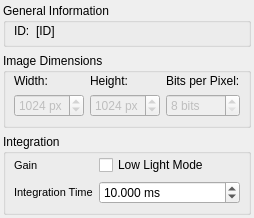
<?xml version="1.0" encoding="UTF-8"?>
<ui version="4.0">
 <class>DockWidgetPCOPixelFly</class>
 <widget class="QWidget" name="DockWidgetPCOPixelFly">
  <property name="geometry">
   <rect>
    <x>0</x>
    <y>0</y>
    <width>229</width>
    <height>189</height>
   </rect>
  </property>
  <property name="windowTitle">
   <string>Form</string>
  </property>
  <layout class="QGridLayout" name="gridLayout_3">
   <property name="leftMargin">
    <number>3</number>
   </property>
   <property name="topMargin">
    <number>3</number>
   </property>
   <property name="rightMargin">
    <number>3</number>
   </property>
   <property name="bottomMargin">
    <number>3</number>
   </property>
   <item row="0" column="0">
    <widget class="QGroupBox" name="groupBox">
     <property name="sizePolicy">
      <sizepolicy hsizetype="Preferred" vsizetype="Minimum">
       <horstretch>0</horstretch>
       <verstretch>0</verstretch>
      </sizepolicy>
     </property>
     <property name="title">
      <string>General Information</string>
     </property>
     <layout class="QGridLayout" name="gridLayout">
      <property name="leftMargin">
       <number>8</number>
      </property>
      <property name="topMargin">
       <number>1</number>
      </property>
      <property name="rightMargin">
       <number>8</number>
      </property>
      <property name="bottomMargin">
       <number>6</number>
      </property>
      <item row="0" column="0">
       <widget class="QLabel" name="label_2">
        <property name="text">
         <string>ID:</string>
        </property>
       </widget>
      </item>
      <item row="0" column="1">
       <widget class="QLabel" name="lblID">
        <property name="sizePolicy">
         <sizepolicy hsizetype="Expanding" vsizetype="Preferred">
          <horstretch>0</horstretch>
          <verstretch>0</verstretch>
         </sizepolicy>
        </property>
        <property name="text">
         <string>[ID]</string>
        </property>
       </widget>
      </item>
     </layout>
    </widget>
   </item>
   <item row="1" column="0">
    <widget class="QGroupBox" name="groupBox_2">
     <property name="sizePolicy">
      <sizepolicy hsizetype="Preferred" vsizetype="Preferred">
       <horstretch>0</horstretch>
       <verstretch>0</verstretch>
      </sizepolicy>
     </property>
     <property name="title">
      <string>Image Dimensions</string>
     </property>
     <layout class="QGridLayout" name="gridLayout_4">
      <property name="leftMargin">
       <number>8</number>
      </property>
      <property name="topMargin">
       <number>1</number>
      </property>
      <property name="rightMargin">
       <number>8</number>
      </property>
      <property name="bottomMargin">
       <number>8</number>
      </property>
      <item row="0" column="0">
       <widget class="QLabel" name="label_3">
        <property name="text">
         <string>Width:</string>
        </property>
       </widget>
      </item>
      <item row="0" column="1">
       <widget class="QLabel" name="label_4">
        <property name="text">
         <string>Height:</string>
        </property>
       </widget>
      </item>
      <item row="0" column="2">
       <widget class="QLabel" name="label_5">
        <property name="text">
         <string>Bits per Pixel:</string>
        </property>
       </widget>
      </item>
      <item row="1" column="0">
       <widget class="QSpinBox" name="spinWidth">
        <property name="enabled">
         <bool>false</bool>
        </property>
        <property name="suffix">
         <string> px</string>
        </property>
        <property name="minimum">
         <number>1</number>
        </property>
        <property name="maximum">
         <number>2048</number>
        </property>
        <property name="value">
         <number>1024</number>
        </property>
       </widget>
      </item>
      <item row="1" column="1">
       <widget class="QSpinBox" name="spinHeight">
        <property name="enabled">
         <bool>false</bool>
        </property>
        <property name="suffix">
         <string> px</string>
        </property>
        <property name="minimum">
         <number>1</number>
        </property>
        <property name="maximum">
         <number>2048</number>
        </property>
        <property name="value">
         <number>1024</number>
        </property>
       </widget>
      </item>
      <item row="1" column="2">
       <widget class="QSpinBox" name="spinBpp">
        <property name="enabled">
         <bool>false</bool>
        </property>
        <property name="suffix">
         <string> bits</string>
        </property>
        <property name="minimum">
         <number>8</number>
        </property>
        <property name="maximum">
         <number>64</number>
        </property>
        <property name="value">
         <number>8</number>
        </property>
       </widget>
      </item>
     </layout>
    </widget>
   </item>
   <item row="2" column="0">
    <widget class="QGroupBox" name="groupBox_3">
     <property name="title">
      <string>Integration</string>
     </property>
     <layout class="QGridLayout" name="gridLayout_2">
      <property name="leftMargin">
       <number>8</number>
      </property>
      <property name="topMargin">
       <number>1</number>
      </property>
      <property name="rightMargin">
       <number>8</number>
      </property>
      <property name="bottomMargin">
       <number>8</number>
      </property>
      <item row="0" column="0">
       <widget class="QLabel" name="label_gain">
        <property name="font">
         <font>
          <pointsize>8</pointsize>
         </font>
        </property>
        <property name="text">
         <string>Gain</string>
        </property>
       </widget>
      </item>
      <item row="0" column="1" colspan="2">
       <widget class="QCheckBox" name="checkLowLightMode">
        <property name="text">
         <string>Low Light Mode</string>
        </property>
       </widget>
      </item>
      <item row="2" column="0">
       <widget class="QLabel" name="label_integration_time">
        <property name="font">
         <font>
          <pointsize>8</pointsize>
         </font>
        </property>
        <property name="text">
         <string>Integration Time</string>
        </property>
       </widget>
      </item>
      <item row="2" column="1" colspan="2">
       <widget class="QDoubleSpinBox" name="doubleSpinBox_integration_time">
        <property name="keyboardTracking">
         <bool>false</bool>
        </property>
        <property name="prefix">
         <string/>
        </property>
        <property name="suffix">
         <string> ms</string>
        </property>
        <property name="decimals">
         <number>3</number>
        </property>
        <property name="minimum">
         <double>0.005000000000000</double>
        </property>
        <property name="maximum">
         <double>65.000000000000000</double>
        </property>
        <property name="singleStep">
         <double>0.001000000000000</double>
        </property>
        <property name="value">
         <double>10.000000000000000</double>
        </property>
       </widget>
      </item>
     </layout>
    </widget>
   </item>
   <item row="3" column="0">
    <spacer name="verticalSpacer">
     <property name="orientation">
      <enum>Qt::Vertical</enum>
     </property>
     <property name="sizeHint" stdset="0">
      <size>
       <width>20</width>
       <height>40</height>
      </size>
     </property>
    </spacer>
   </item>
  </layout>
 </widget>
 <resources/>
 <connections/>
</ui>
